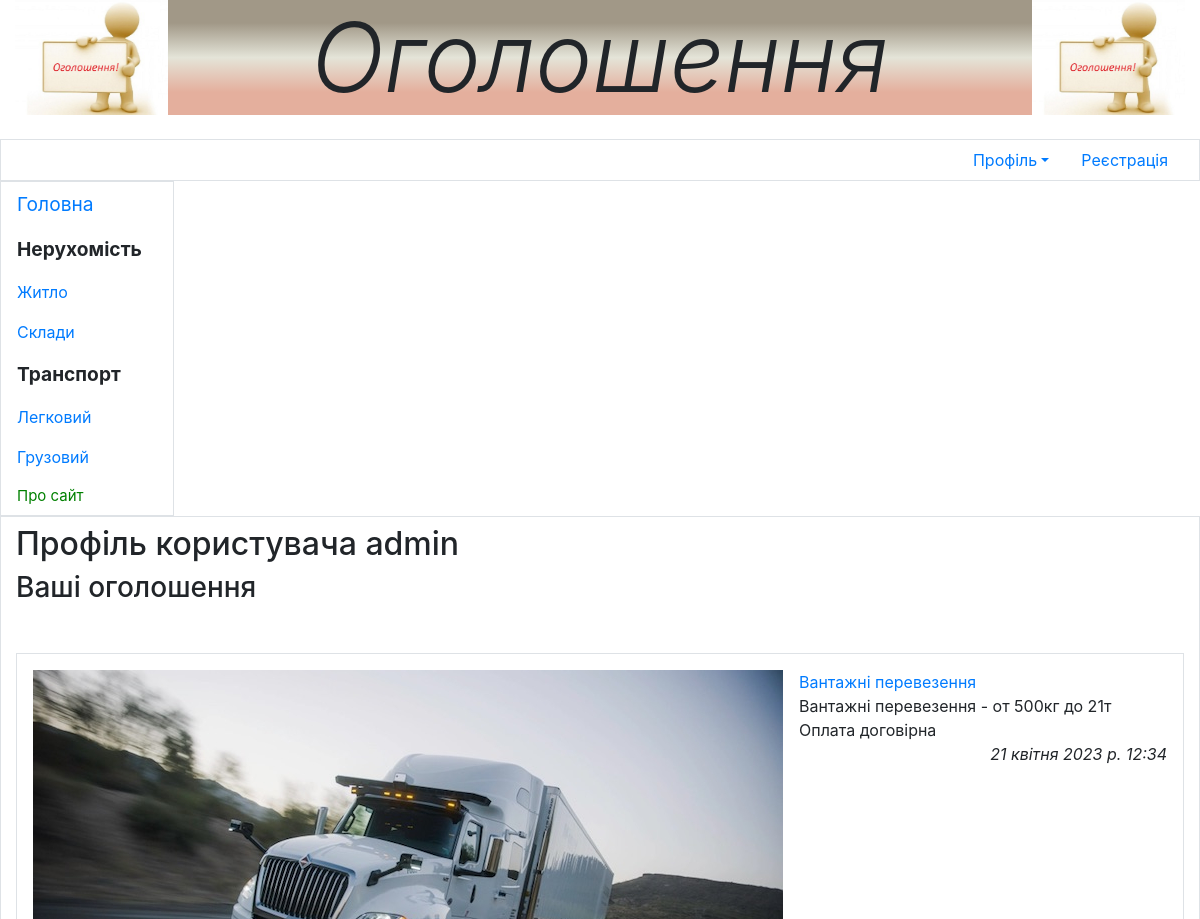
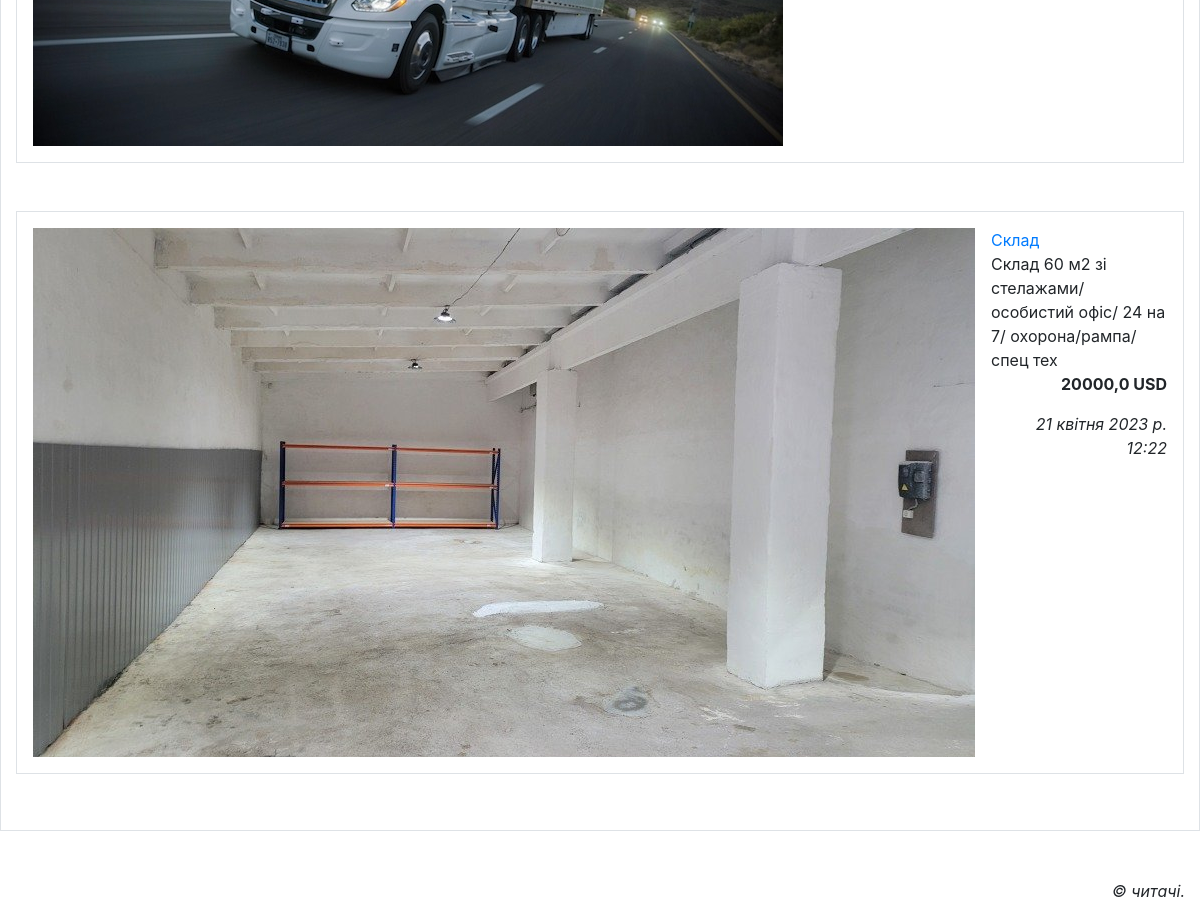
Page /accounts/profile/ (signed in) on the committed database (2 pictures, top to bottom).
### main/models.py (models this page shows, shortened)
class Rubric(models .Model):
    name = models.CharField(max_length=20, db_index=True, unique=True, verbose_name='Назва')
    order = models.SmallIntegerField(default=0, db_index=True, verbose_name='Порядок')
    super_rubric = models.ForeignKey('SuperRubric', on_delete=models.PROTECT, null=True, blank=True,
                                     verbose_name='Надрубрика')

class AdvUser(AbstractUser):
    email = models.EmailField(unique=True)
    is_activated = models.BooleanField(default=True, db_index=True, verbose_name='Пройшов активацію?')
    send_messages = models.BooleanField(default=True, verbose_name='Надіслати сповіщення про нові коментарі?')
    class Meta(AbstractUser.Meta):
        pass

class Bb(models.Model):
    rubric = models.ForeignKey(SubRubric, on_delete=models.PROTECT, verbose_name='Рубрика')
    title = models.CharField(max_length=40, verbose_name='Товар')
    content = models.TextField(verbose_name='Опис')
    price = models.FloatField(default=0, verbose_name='Ціна')
    currency_choice = (
        ('UAH', 'UAH'),
        ('USD', 'USD'),
        ('EUR', 'EUR')
    )
    currency = models.CharField(max_length=10, choices=currency_choice, blank=True, default=None, verbose_name='Валюта')
    contacts = models.TextField(verbose_name=' Контакти')
    image = models.ImageField(blank=True, upload_to=get_timestamp_path, verbose_name='Зображення')
    author = models.ForeignKey(AdvUser, on_delete=models.CASCADE, verbose_name='Автор оголошення')
    is_active = models.BooleanField(default=True, db_index=True, verbose_name='Виводити у списку?')
    created_at = models.DateTimeField(auto_now_add=True, db_index=True, verbose_name='Опубліковано')
    class Meta:
        verbose_name = 'Оголошення'
        verbose_name_plural = 'Оголошення'
        ordering = ['-created_at']

### main/views.py (the view)
# urls.py: path('accounts/profile/', profile, name='profile'),
@login_required
def profile(request):
    bbs = Bb.objects.filter(author=request.user.pk)
    page = paginator_common(request, bbs)
    context = {'bbs': page.object_list, 'page': page}
    return render(request, 'main/profile.html', context)

### main/models.py (called while the page is built)
    def get_queryset(self):
        return super().get_queryset().filter(super_rubric__isnull=False)

### main/utilities.py (called while the page is built)
def paginator_common(request, pages):
    paginator = Paginator(pages, 2)
    if 'page' in request.GET:
        page_num = request.GET['page']
    else:
        page_num = 1
    page = paginator.get_page(page_num)
    return page

### main/templates/main/profile.html (shortened to what this page needs)
{% extends 'layout/basic.html' %}
{% load thumbnail %}
{% load static %}
{% load bootstrap4 %}
{% block content %}
  <h2>Профіль користувача {{ user.username }} </h2>
  <h3>Ваші оголошення</h3>
    <ul class="list-unstyled">
        {% for bb in bbs %}
        <li class="media my-5 p-3 border">
            {% if bb.image %}
                <img class="mr-3" src="{% thumbnail bb.image 'default' %}">
            {% else %}
                <img class="mr-3" src="{% static 'main/empty.jpg' %}">
            {% endif %}
            <div class="media-body">
                <a href="{% url 'main:profile_bb_detail' pk=bb.pk %}">{{ bb.title }}</a>
                <div>{{ bb.content }}</div>
                {% if bb.price != 0.0 %}
                    <p class="text-right font-weight-bold">{{ bb.price }} {{ bb.currency }}</p>
                {% endif %}
                <p class="text-right font-italic">{{ bb.created_at }}</p>
            </div>
        </li>
        {% endfor %}
    </ul>
{% endblock %}

### main/templates/layout/basic.html (shortened to what this page needs)
{% load bootstrap4 %}
{% load static %}
<!DOCTYPE html>
<html>
    <head>
        {% bootstrap_css %}
        <link rel="stylesheet" type="text/css" href="{% static 'main/style.css' %}">
    </head>
    <body class="container-fluid">
        <header class="mb-4">
           <i> <h1 class="display-1 text-center">Оголошення</h1> </i>
        </header>
        <div class="row">
            <ul class="col nav justify-content-end border">
                {% if user.is_authenticated %}
                    <li class="nav-item dropdown"><a class="nav-link dropdown-toggle" data-toggle="dropdown"
                        href="#" role="button" aria-haspopup="true" aria-expanded="false">Профіль</a>
                    </li>
                {% else %}
                    <li class="nav-item"><a class="nav-link" href="{% url 'main:login' %}">Bxід</a></li>
                {% endif %}
                <li class="nav-item"><a class="nav-link" href="{% url 'main:register' %}">Реєстрація</a></li>
            </ul>
        </div>
        <div class="row">
            <nav class="col-md-auto nav flex-column border">
                <a class="nav-link root" href="{% url 'main:index' %}">Головна</a>
                {% for rubric in rubrics %}
                        {% ifchanged rubric.super_rubric.pk %}
                            <span class="nav-link root font-weight-bold">
                            {{ rubric.super_rubric.name }}</span>
                        {% endifchanged %}
                        <a class="nav-link" href="{% url 'main:by_rubric' pk=rubric.pk %}">{{ rubric.name }}</a>
                {% endfor %}
                 <a class="nav-link root" href="{% url 'main:about'%}" style="color:green; font-size: 15px">Про сайт</a>
            </nav>
        <section class="col border py-2">
            {% block content %}
            {% endblock %}
        </section>
        </div>
        <footer class="mt-5">
            <p class="text-right font-italic">&copy; читачі.</p>
        </footer>
    </body>
</html>

### main/static/main/style.css (style rules this page uses)
header h1 { background: url("bg.jpg") left / auto 100% no-repeat, url("bg.jpg") right / auto 100% no-repeat , linear-gradient(to top, #E4AF9D 20%, #E4E4D8 50%, #A19887 80%); }
.root { font-size: larger; }

### rows in the picture
Rubric: super_rubric.name "Нерухомість", name "Житло"
Rubric: name "Склади"
Rubric: super_rubric.name "Транспорт", name "Легковий"
Rubric: name "Грузовий"
AdvUser: username "admin"
Bb: image (picture), title "Вантажні перевезення", content "Вантажні перевезення - от 500кг до 21т Оплата договірна", created_at "21 квітня 2023 р. 12:34"
Bb: image (picture), title "Склад", content "Склад 60 м2 зі стелажами/особистий офіс/ 24 на 7/ охорона/рампа/спец тех", price "20000,0", currency "USD", created_at "21 квітня 2023 р. 12:22"
